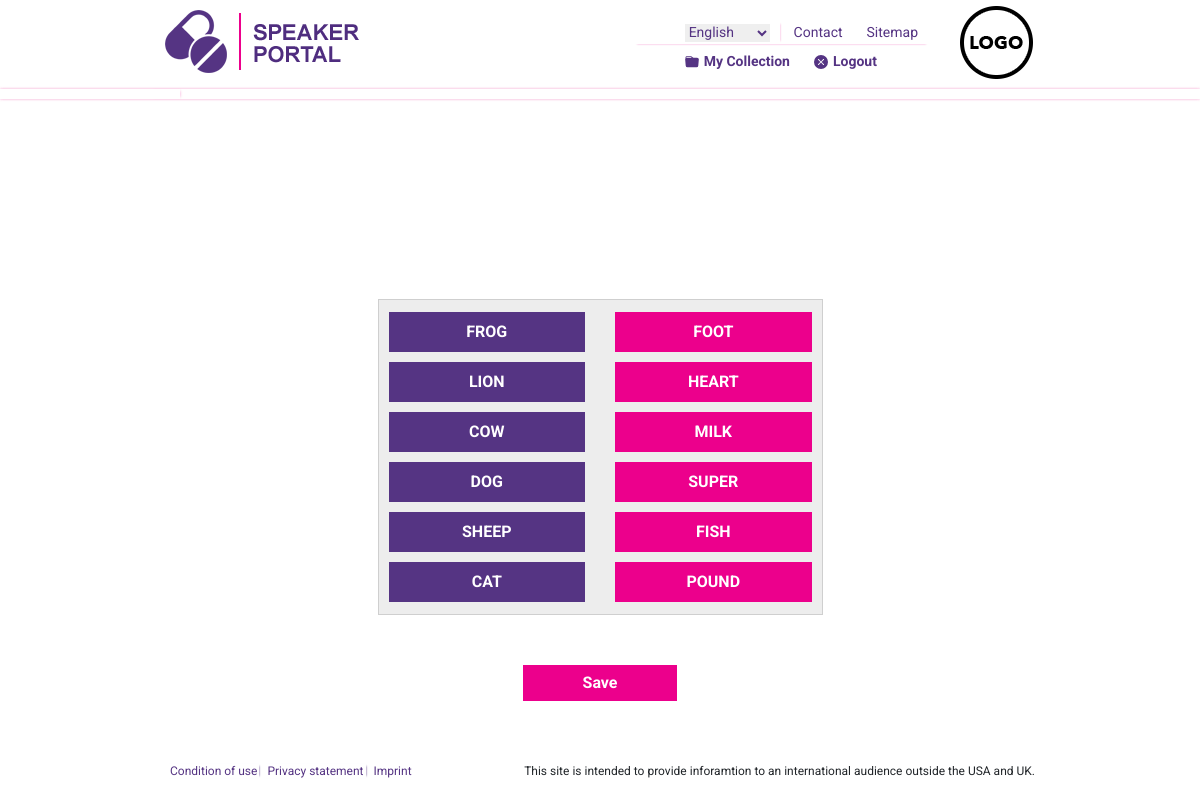
The app's page /Mpaf.php (signed in) with its own data.
### tables this page shows
CREATE TABLE `wordpositions` (
  `id` int(11) NOT NULL,
  `userId` int(11) NOT NULL,
  `wordId` int(11) NOT NULL,
  `position` int(11) NOT NULL DEFAULT 0
);

CREATE TABLE `words` (
  `id` int(11) NOT NULL,
  `tableNumber` int(11) NOT NULL,
  `name` varchar(30) NOT NULL
);

### Mpaf.php (the view, shortened to what this page needs)
<?php
				include "backend/Connection.php";
				include 'Head.php';
?>
<div class="row justify-content-center">
	<div class="col-5">
		<div class="grab_take card">
			<div class="card-body my_body">
				<div class="row">
					<div class="col-6">
						<ul id="sortable1">
							<?php
										$sql="SELECT words.name,wordpositions.id, wordpositions.position, words.tableNumber FROM `words` INNER JOIN wordpositions ON wordpositions.wordId=words.id WHERE wordpositions.userId=".$_SESSION['id']." AND words.tableNumber=1 ORDER BY position ASC";
										$result=mysqli_query($conn,$sql);
										while ($data=$result->fetch_array()) {
											echo '<li class="text-center left_list" id="'.$data['id'].'"><span>'.$data['name'].'</span></li>';
										}
							?>
						</ul>
					</div>
					<div class="col-6">
						<ul id="sortable2">
							<?php
										$sql="SELECT words.name,wordpositions.id, wordpositions.position, words.tableNumber FROM `words` INNER JOIN wordpositions ON wordpositions.wordId=words.id WHERE wordpositions.userId=".$_SESSION['id']." AND words.tableNumber=2 ORDER BY position ASC";
										$result=mysqli_query($conn,$sql);
										while ($data=$result->fetch_array()) {
											echo '<li class="text-center right_list" id="'.$data['id'].'"><span>'.$data['name'].'</span></li>';
										}
							?>
						</ul>
					</div>
				</div>
			</div>
		</div>
		<div class="row justify-content-center">
			<div class="col-5 text-center">
				<button type="button" id="button" class="grab_take_button btn">Save</button>
			</div>
		</div>
		<div class="row justify-content-center">
			<div class="col-auto text-center">
			</div>
		</div>
	</div>
</div>
<?php
				include 'Body.php';
?>

### Head.php (shortened to what this page needs)
<!DOCTYPE html>
<html>
	<head>
		<link rel="stylesheet" href="https://stackpath.bootstrapcdn.com/bootstrap/4.5.2/css/bootstrap.min.css">
		<link rel="stylesheet" href="stylesheet/Style.css">
	</head>
	<body>
		<?php
			include 'Navbar.php';
		?>
		<div class="container">

### Navbar.php (shortened to what this page needs)
<header>
    <div class="row nav_row">
        <div class="col-auto">
            <img class="logo_left" src="pictures/portal.png" alt="logo">
        </div>
        <div class="col-auto ml-auto">
            <div class="row">
                <nav>
                    <div class="col-auto">
                        <ul class="nav__links upper">
                            <li class="english">
                                <a>
                                    <form action="/action_page.php" method="POST">
                                        <select id="language" name="language">
                                            <option value="english">English</option>
                                        </select>
                                    </form>
                                </a>
                            </li>
                            <li>
                                <a href="">Contact</a>
                            </li>
                            <li>
                                <a href="">Sitemap</a>
                            </li>
                        </ul>
                    </div>
                </div>
                <div class="row">
                    <div class="col-auto">
                        <ul class="nav__links">
                            <li>
                                <a href="">My Collection</a>
                            </li>
                            <li>
                                <a href="backend/logout.php">Logout</a>
                            </li>
                        </ul>
                    </div>
                </div>
        </div>
        <div class="col-auto logo">
            <img class="logo_right" src="pictures/logo.png" alt="logo">
        </div>
    </div>
    <div class="row nav_row bottom">
        <div class="col-auto bottom">
        </div>
    </div>
</header>

### Body.php
	</div>
	<?php
			include "Footer.php";
		?>
</body>
</html>

### Footer.php
<footer class="my_footer w-100">
	<div class="row w-100 my_row">
		<div class="col-auto my_div">
			<a class="right_border" href="">Condition of use</a>
			<a class="right_border" href="">Privacy statement</a>
			<a href="">Imprint</a>
		</div>
		<div class="col-auto ml-auto">
			This site is intended to provide inforamtion to an international audience outside the USA and UK.
		</div>
	</div>
</footer>

### stylesheet/Style.css (style rules this page uses)
body { font-family: "Roboto"; }
.nav__links { list-style: none; }
.nav__links li { display: inline-block; padding: 0px 10px; }
.nav__links li a { transition: all 0.3s ease 0s; font-size: 14px; color: #553483; font-weight: bold; }
.upper { margin-top: 10px; margin-bottom: 5px; box-shadow: 0 2px 2px -2px rgba(236, 0, 140,.4); }
.upper li a { font-weight: normal; }
.english { padding-right: 25px; box-shadow: 2px 0 2px -2px rgba(236, 0, 140,.4); }
.nav_row { padding-top: 10px; padding-right: 150px; padding-left: 150px; margin-right: 0px; margin-left: 0px; }
.nav_row.bottom { padding-top: 0px; margin-bottom: 200px; box-shadow: 0px 0px 3px rgba(236, 0, 140,.2), 0px 0px 3px rgba(236, 0, 140,.2); }
.bottom { box-shadow: 2px 0 3px -2px rgba(236, 0, 140,.4); }
.logo { bottom: 6px; }
.lower { margin-right: 5px; }
#language { transition: all 0.3s ease 0s; border:0px; outline:0px; font-size: 14px; color: #553483; cursor: pointer; }
#language option { font-size: 14px; color: #553483; }
.ui-sortable { list-style: none; padding: 0px 0px; margin: 0px 0px; }
.ui-sortable li { margin: 10px 0px; padding: 8px 5px; cursor: pointer; }
.ui-sortable li span { color: white; font-weight: bold; }
.right_list { background-color: #ec008c; }
.left_list { background-color: #553483; }
.grab_take { border-radius: 0px; background-color: #ededed; }
.grab_take_button { color: white; border:none; background-color: #ec008c; font-size: 16px; font-weight: bold; border-radius: 0px; margin-top: 50px; padding: 6px 60px; }
.my_footer { padding-bottom: 20px; position: fixed; width: 100%; bottom: 0; }
.my_row { padding-top: 10px; padding-right: 150px; padding-left: 150px; margin-right: 0px; margin-left: 0px; font-size: 12px; }
.my_row a { padding-right:2px; padding-left: 5px; color: #553483; }
.right_border { box-shadow: 2px 0 2px -2px rgba(85,52,131,1); }
.my_body { padding: 2px 10px; }

### records on screen
wordpositions: wordId.name "FROG"
wordpositions: wordId.name "LION"
wordpositions: wordId.name "COW"
wordpositions: wordId.name "DOG"
wordpositions: wordId.name "SHEEP"
wordpositions: wordId.name "CAT"
wordpositions: wordId.name "FOOT"
wordpositions: wordId.name "HEART"
wordpositions: wordId.name "MILK"
wordpositions: wordId.name "SUPER"
wordpositions: wordId.name "FISH"
wordpositions: wordId.name "POUND"
